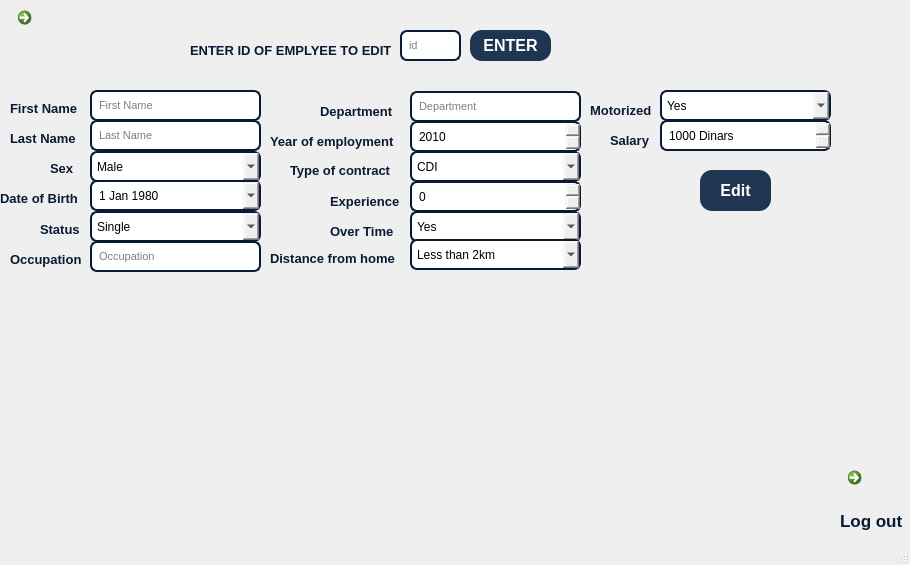
<?xml version="1.0" encoding="UTF-8"?>
<ui version="4.0">
 <class>MainWindow</class>
 <widget class="QMainWindow" name="MainWindow">
  <property name="geometry">
   <rect>
    <x>0</x>
    <y>0</y>
    <width>910</width>
    <height>565</height>
   </rect>
  </property>
  <property name="windowTitle">
   <string>Sign in</string>
  </property>
  <property name="windowIcon">
   <iconset>
    <normaloff>../../../Desktop/GRAPHICS/UI/ic_real_name_authentication_527859.png</normaloff>../../../Desktop/GRAPHICS/UI/ic_real_name_authentication_527859.png</iconset>
  </property>
  <property name="toolButtonStyle">
   <enum>Qt::ToolButtonIconOnly</enum>
  </property>
  <widget class="QWidget" name="centralwidget">
   <widget class="QLabel" name="label">
    <property name="geometry">
     <rect>
      <x>-180</x>
      <y>0</y>
      <width>1200</width>
      <height>600</height>
     </rect>
    </property>
    <property name="font">
     <font>
      <pointsize>12</pointsize>
     </font>
    </property>
    <property name="cursor">
     <cursorShape>PointingHandCursor</cursorShape>
    </property>
    <property name="mouseTracking">
     <bool>false</bool>
    </property>
    <property name="tabletTracking">
     <bool>false</bool>
    </property>
    <property name="whatsThis">
     <string/>
    </property>
    <property name="autoFillBackground">
     <bool>false</bool>
    </property>
    <property name="text">
     <string/>
    </property>
    <property name="pixmap">
     <pixmap>turnover1.jpg</pixmap>
    </property>
    <property name="scaledContents">
     <bool>true</bool>
    </property>
    <property name="wordWrap">
     <bool>true</bool>
    </property>
    <property name="openExternalLinks">
     <bool>true</bool>
    </property>
   </widget>
   <widget class="QLabel" name="label_5">
    <property name="geometry">
     <rect>
      <x>840</x>
      <y>500</y>
      <width>71</width>
      <height>41</height>
     </rect>
    </property>
    <property name="font">
     <font>
      <pointsize>13</pointsize>
      <weight>75</weight>
      <italic>false</italic>
      <bold>true</bold>
     </font>
    </property>
    <property name="styleSheet">
     <string notr="true">color: rgb(9, 26, 52);</string>
    </property>
    <property name="text">
     <string>Log out</string>
    </property>
   </widget>
   <widget class="QCommandLinkButton" name="commandLinkButton_3">
    <property name="geometry">
     <rect>
      <x>840</x>
      <y>460</y>
      <width>61</width>
      <height>61</height>
     </rect>
    </property>
    <property name="cursor">
     <cursorShape>PointingHandCursor</cursorShape>
    </property>
    <property name="text">
     <string/>
    </property>
    <property name="icon">
     <iconset>
      <normaloff>logout.png</normaloff>logout.png</iconset>
    </property>
    <property name="iconSize">
     <size>
      <width>50</width>
      <height>50</height>
     </size>
    </property>
   </widget>
   <widget class="QWidget" name="layoutWidget">
    <property name="geometry">
     <rect>
      <x>0</x>
      <y>0</y>
      <width>2</width>
      <height>2</height>
     </rect>
    </property>
    <layout class="QHBoxLayout" name="horizontalLayout"/>
   </widget>
   <widget class="QCommandLinkButton" name="commandLinkButton_6">
    <property name="geometry">
     <rect>
      <x>10</x>
      <y>0</y>
      <width>41</width>
      <height>51</height>
     </rect>
    </property>
    <property name="text">
     <string/>
    </property>
    <property name="icon">
     <iconset>
      <normaloff>back_icon.png</normaloff>back_icon.png</iconset>
    </property>
    <property name="iconSize">
     <size>
      <width>40</width>
      <height>40</height>
     </size>
    </property>
   </widget>
   <widget class="QPushButton" name="pushButton">
    <property name="enabled">
     <bool>true</bool>
    </property>
    <property name="geometry">
     <rect>
      <x>700</x>
      <y>170</y>
      <width>71</width>
      <height>41</height>
     </rect>
    </property>
    <property name="font">
     <font>
      <pointsize>12</pointsize>
      <weight>75</weight>
      <bold>true</bold>
     </font>
    </property>
    <property name="cursor">
     <cursorShape>PointingHandCursor</cursorShape>
    </property>
    <property name="styleSheet">
     <string notr="true">color: rgb(255, 255, 255);
background-color: rgb(32, 53, 82);
border-radius: 12px;
box-shadow: 0 8px 16px 0 rgba(0,0,0,0.2), 0 6px 20px 0 rgba(0,0,0,0.19);
box-shadow: 0 5px #666;
transform: translateY(4px) ;
</string>
    </property>
    <property name="inputMethodHints">
     <set>Qt::ImhNone</set>
    </property>
    <property name="text">
     <string>Edit</string>
    </property>
    <property name="icon">
     <iconset>
      <normaloff>../../../Desktop/GRAPHICS/UI/unlock.png</normaloff>../../../Desktop/GRAPHICS/UI/unlock.png</iconset>
    </property>
    <property name="checkable">
     <bool>false</bool>
    </property>
    <property name="checked">
     <bool>false</bool>
    </property>
    <property name="autoRepeat">
     <bool>false</bool>
    </property>
    <property name="autoExclusive">
     <bool>false</bool>
    </property>
    <property name="default">
     <bool>true</bool>
    </property>
    <property name="flat">
     <bool>false</bool>
    </property>
   </widget>
   <widget class="QLineEdit" name="lineEdit">
    <property name="geometry">
     <rect>
      <x>90</x>
      <y>90</y>
      <width>171</width>
      <height>31</height>
     </rect>
    </property>
    <property name="font">
     <font>
      <pointsize>8</pointsize>
     </font>
    </property>
    <property name="tabletTracking">
     <bool>false</bool>
    </property>
    <property name="autoFillBackground">
     <bool>false</bool>
    </property>
    <property name="styleSheet">
     <string notr="true">border: 1.5px solid  rgb(9, 26, 52); 
border-radius: 7px;
padding: 5px 5px;
</string>
    </property>
    <property name="text">
     <string/>
    </property>
    <property name="placeholderText">
     <string>First Name</string>
    </property>
   </widget>
   <widget class="QLabel" name="label_3">
    <property name="geometry">
     <rect>
      <x>10</x>
      <y>100</y>
      <width>71</width>
      <height>16</height>
     </rect>
    </property>
    <property name="font">
     <font>
      <pointsize>10</pointsize>
      <weight>75</weight>
      <italic>false</italic>
      <bold>true</bold>
     </font>
    </property>
    <property name="styleSheet">
     <string notr="true">color: rgb(9, 26, 52);</string>
    </property>
    <property name="text">
     <string>First Name</string>
    </property>
   </widget>
   <widget class="QLabel" name="label_4">
    <property name="geometry">
     <rect>
      <x>10</x>
      <y>130</y>
      <width>71</width>
      <height>16</height>
     </rect>
    </property>
    <property name="font">
     <font>
      <pointsize>10</pointsize>
      <weight>75</weight>
      <italic>false</italic>
      <bold>true</bold>
     </font>
    </property>
    <property name="styleSheet">
     <string notr="true">color: rgb(9, 26, 52);</string>
    </property>
    <property name="text">
     <string>Last Name</string>
    </property>
   </widget>
   <widget class="QLineEdit" name="lineEdit_2">
    <property name="geometry">
     <rect>
      <x>90</x>
      <y>120</y>
      <width>171</width>
      <height>31</height>
     </rect>
    </property>
    <property name="font">
     <font>
      <pointsize>8</pointsize>
     </font>
    </property>
    <property name="tabletTracking">
     <bool>false</bool>
    </property>
    <property name="autoFillBackground">
     <bool>false</bool>
    </property>
    <property name="styleSheet">
     <string notr="true">border: 1.5px solid  rgb(9, 26, 52); 
border-radius: 7px;
padding: 5px 5px;
</string>
    </property>
    <property name="text">
     <string/>
    </property>
    <property name="placeholderText">
     <string>Last Name</string>
    </property>
   </widget>
   <widget class="QDateEdit" name="dateEdit">
    <property name="geometry">
     <rect>
      <x>90</x>
      <y>180</y>
      <width>171</width>
      <height>31</height>
     </rect>
    </property>
    <property name="styleSheet">
     <string notr="true">border: 1.5px solid  rgb(9, 26, 52); 
border-radius: 7px;
padding: 5px 5px;
</string>
    </property>
    <property name="readOnly">
     <bool>false</bool>
    </property>
    <property name="showGroupSeparator" stdset="0">
     <bool>true</bool>
    </property>
    <property name="dateTime">
     <datetime>
      <hour>0</hour>
      <minute>0</minute>
      <second>0</second>
      <year>1980</year>
      <month>1</month>
      <day>1</day>
     </datetime>
    </property>
    <property name="maximumDate">
     <date>
      <year>2010</year>
      <month>12</month>
      <day>31</day>
     </date>
    </property>
    <property name="minimumDate">
     <date>
      <year>1950</year>
      <month>9</month>
      <day>14</day>
     </date>
    </property>
    <property name="calendarPopup">
     <bool>true</bool>
    </property>
    <property name="date">
     <date>
      <year>1980</year>
      <month>1</month>
      <day>1</day>
     </date>
    </property>
   </widget>
   <widget class="QLabel" name="label_6">
    <property name="geometry">
     <rect>
      <x>0</x>
      <y>190</y>
      <width>91</width>
      <height>16</height>
     </rect>
    </property>
    <property name="font">
     <font>
      <pointsize>10</pointsize>
      <weight>75</weight>
      <italic>false</italic>
      <bold>true</bold>
     </font>
    </property>
    <property name="styleSheet">
     <string notr="true">color: rgb(9, 26, 52);</string>
    </property>
    <property name="text">
     <string>Date of Birth</string>
    </property>
   </widget>
   <widget class="QLabel" name="label_7">
    <property name="geometry">
     <rect>
      <x>50</x>
      <y>160</y>
      <width>31</width>
      <height>16</height>
     </rect>
    </property>
    <property name="font">
     <font>
      <pointsize>10</pointsize>
      <weight>75</weight>
      <italic>false</italic>
      <bold>true</bold>
     </font>
    </property>
    <property name="styleSheet">
     <string notr="true">color: rgb(9, 26, 52);</string>
    </property>
    <property name="text">
     <string>Sex</string>
    </property>
   </widget>
   <widget class="QComboBox" name="comboBox">
    <property name="geometry">
     <rect>
      <x>90</x>
      <y>151</y>
      <width>171</width>
      <height>31</height>
     </rect>
    </property>
    <property name="styleSheet">
     <string notr="true">border: 1.5px solid  rgb(9, 26, 52); 
border-radius: 7px;
padding: 5px 5px;
</string>
    </property>
    <item>
     <property name="text">
      <string>Male</string>
     </property>
    </item>
    <item>
     <property name="text">
      <string>Female</string>
     </property>
    </item>
   </widget>
   <widget class="QLabel" name="label_8">
    <property name="geometry">
     <rect>
      <x>40</x>
      <y>221</y>
      <width>51</width>
      <height>16</height>
     </rect>
    </property>
    <property name="font">
     <font>
      <pointsize>10</pointsize>
      <weight>75</weight>
      <italic>false</italic>
      <bold>true</bold>
     </font>
    </property>
    <property name="styleSheet">
     <string notr="true">color: rgb(9, 26, 52);</string>
    </property>
    <property name="text">
     <string>Status</string>
    </property>
   </widget>
   <widget class="QComboBox" name="comboBox_2">
    <property name="geometry">
     <rect>
      <x>90</x>
      <y>211</y>
      <width>171</width>
      <height>31</height>
     </rect>
    </property>
    <property name="styleSheet">
     <string notr="true">border: 1.5px solid  rgb(9, 26, 52); 
border-radius: 7px;
padding: 5px 5px;
</string>
    </property>
    <item>
     <property name="text">
      <string>Single</string>
     </property>
    </item>
    <item>
     <property name="text">
      <string>Engaged</string>
     </property>
    </item>
    <item>
     <property name="text">
      <string>Married</string>
     </property>
    </item>
    <item>
     <property name="text">
      <string>Divorced</string>
     </property>
    </item>
    <item>
     <property name="text">
      <string>Widowed</string>
     </property>
    </item>
   </widget>
   <widget class="QLabel" name="label_10">
    <property name="geometry">
     <rect>
      <x>330</x>
      <y>221</y>
      <width>71</width>
      <height>20</height>
     </rect>
    </property>
    <property name="font">
     <font>
      <pointsize>10</pointsize>
      <weight>75</weight>
      <italic>false</italic>
      <bold>true</bold>
     </font>
    </property>
    <property name="styleSheet">
     <string notr="true">color: rgb(9, 26, 52);</string>
    </property>
    <property name="text">
     <string>Over Time</string>
    </property>
   </widget>
   <widget class="QDateEdit" name="dateEdit_2">
    <property name="geometry">
     <rect>
      <x>410</x>
      <y>121</y>
      <width>171</width>
      <height>31</height>
     </rect>
    </property>
    <property name="styleSheet">
     <string notr="true">border: 1.5px solid  rgb(9, 26, 52); 
border-radius: 7px;
padding: 5px 5px;
</string>
    </property>
    <property name="readOnly">
     <bool>false</bool>
    </property>
    <property name="showGroupSeparator" stdset="0">
     <bool>true</bool>
    </property>
    <property name="dateTime">
     <datetime>
      <hour>0</hour>
      <minute>0</minute>
      <second>0</second>
      <year>2010</year>
      <month>1</month>
      <day>1</day>
     </datetime>
    </property>
    <property name="maximumDate">
     <date>
      <year>2010</year>
      <month>12</month>
      <day>31</day>
     </date>
    </property>
    <property name="minimumDate">
     <date>
      <year>1950</year>
      <month>9</month>
      <day>14</day>
     </date>
    </property>
    <property name="displayFormat">
     <string>yyyy</string>
    </property>
    <property name="calendarPopup">
     <bool>false</bool>
    </property>
    <property name="date">
     <date>
      <year>2010</year>
      <month>1</month>
      <day>1</day>
     </date>
    </property>
   </widget>
   <widget class="QLabel" name="label_11">
    <property name="geometry">
     <rect>
      <x>270</x>
      <y>131</y>
      <width>131</width>
      <height>20</height>
     </rect>
    </property>
    <property name="font">
     <font>
      <pointsize>10</pointsize>
      <weight>75</weight>
      <italic>false</italic>
      <bold>true</bold>
     </font>
    </property>
    <property name="styleSheet">
     <string notr="true">color: rgb(9, 26, 52);</string>
    </property>
    <property name="text">
     <string>Year of employment</string>
    </property>
   </widget>
   <widget class="QLabel" name="label_12">
    <property name="geometry">
     <rect>
      <x>330</x>
      <y>191</y>
      <width>71</width>
      <height>20</height>
     </rect>
    </property>
    <property name="font">
     <font>
      <pointsize>10</pointsize>
      <weight>75</weight>
      <italic>false</italic>
      <bold>true</bold>
     </font>
    </property>
    <property name="styleSheet">
     <string notr="true">color: rgb(9, 26, 52);</string>
    </property>
    <property name="text">
     <string>Experience</string>
    </property>
   </widget>
   <widget class="QSpinBox" name="spinBox">
    <property name="geometry">
     <rect>
      <x>410</x>
      <y>181</y>
      <width>171</width>
      <height>31</height>
     </rect>
    </property>
    <property name="styleSheet">
     <string notr="true">border: 1.5px solid  rgb(9, 26, 52); 
border-radius: 7px;
padding: 5px 5px;
</string>
    </property>
   </widget>
   <widget class="QComboBox" name="comboBox_4">
    <property name="geometry">
     <rect>
      <x>410</x>
      <y>211</y>
      <width>171</width>
      <height>31</height>
     </rect>
    </property>
    <property name="styleSheet">
     <string notr="true">border: 1.5px solid  rgb(9, 26, 52); 
border-radius: 7px;
padding: 5px 5px;
</string>
    </property>
    <item>
     <property name="text">
      <string>Yes</string>
     </property>
    </item>
    <item>
     <property name="text">
      <string>No</string>
     </property>
    </item>
   </widget>
   <widget class="QLineEdit" name="lineEdit_4">
    <property name="geometry">
     <rect>
      <x>410</x>
      <y>91</y>
      <width>171</width>
      <height>31</height>
     </rect>
    </property>
    <property name="font">
     <font>
      <pointsize>8</pointsize>
     </font>
    </property>
    <property name="tabletTracking">
     <bool>false</bool>
    </property>
    <property name="autoFillBackground">
     <bool>false</bool>
    </property>
    <property name="styleSheet">
     <string notr="true">border: 1.5px solid  rgb(9, 26, 52); 
border-radius: 7px;
padding: 5px 5px;
</string>
    </property>
    <property name="text">
     <string/>
    </property>
    <property name="placeholderText">
     <string>Department</string>
    </property>
   </widget>
   <widget class="QLabel" name="label_13">
    <property name="geometry">
     <rect>
      <x>320</x>
      <y>101</y>
      <width>81</width>
      <height>20</height>
     </rect>
    </property>
    <property name="font">
     <font>
      <pointsize>10</pointsize>
      <weight>75</weight>
      <italic>false</italic>
      <bold>true</bold>
     </font>
    </property>
    <property name="styleSheet">
     <string notr="true">color: rgb(9, 26, 52);</string>
    </property>
    <property name="text">
     <string>Department</string>
    </property>
   </widget>
   <widget class="QLineEdit" name="lineEdit_3">
    <property name="geometry">
     <rect>
      <x>90</x>
      <y>241</y>
      <width>171</width>
      <height>31</height>
     </rect>
    </property>
    <property name="font">
     <font>
      <pointsize>8</pointsize>
     </font>
    </property>
    <property name="tabletTracking">
     <bool>false</bool>
    </property>
    <property name="autoFillBackground">
     <bool>false</bool>
    </property>
    <property name="styleSheet">
     <string notr="true">border: 1.5px solid  rgb(9, 26, 52); 
border-radius: 7px;
padding: 5px 5px;
</string>
    </property>
    <property name="text">
     <string/>
    </property>
    <property name="placeholderText">
     <string>Occupation</string>
    </property>
   </widget>
   <widget class="QLabel" name="label_9">
    <property name="geometry">
     <rect>
      <x>10</x>
      <y>251</y>
      <width>71</width>
      <height>16</height>
     </rect>
    </property>
    <property name="font">
     <font>
      <pointsize>10</pointsize>
      <weight>75</weight>
      <italic>false</italic>
      <bold>true</bold>
     </font>
    </property>
    <property name="styleSheet">
     <string notr="true">color: rgb(9, 26, 52);</string>
    </property>
    <property name="text">
     <string>Occupation</string>
    </property>
   </widget>
   <widget class="QLabel" name="label_14">
    <property name="geometry">
     <rect>
      <x>610</x>
      <y>130</y>
      <width>41</width>
      <height>20</height>
     </rect>
    </property>
    <property name="font">
     <font>
      <pointsize>10</pointsize>
      <weight>75</weight>
      <italic>false</italic>
      <bold>true</bold>
     </font>
    </property>
    <property name="styleSheet">
     <string notr="true">color: rgb(9, 26, 52);</string>
    </property>
    <property name="text">
     <string>Salary</string>
    </property>
   </widget>
   <widget class="QSpinBox" name="spinBox_2">
    <property name="geometry">
     <rect>
      <x>660</x>
      <y>120</y>
      <width>171</width>
      <height>31</height>
     </rect>
    </property>
    <property name="styleSheet">
     <string notr="true">border: 1.5px solid  rgb(9, 26, 52); 
border-radius: 7px;
padding: 5px 5px;
</string>
    </property>
    <property name="suffix">
     <string> Dinars</string>
    </property>
    <property name="maximum">
     <number>100000</number>
    </property>
    <property name="singleStep">
     <number>5</number>
    </property>
    <property name="value">
     <number>1000</number>
    </property>
   </widget>
   <widget class="QLabel" name="label_15">
    <property name="geometry">
     <rect>
      <x>290</x>
      <y>160</y>
      <width>111</width>
      <height>20</height>
     </rect>
    </property>
    <property name="font">
     <font>
      <pointsize>10</pointsize>
      <weight>75</weight>
      <italic>false</italic>
      <bold>true</bold>
     </font>
    </property>
    <property name="styleSheet">
     <string notr="true">color: rgb(9, 26, 52);</string>
    </property>
    <property name="text">
     <string>Type of contract</string>
    </property>
   </widget>
   <widget class="QComboBox" name="comboBox_3">
    <property name="geometry">
     <rect>
      <x>410</x>
      <y>151</y>
      <width>171</width>
      <height>31</height>
     </rect>
    </property>
    <property name="styleSheet">
     <string notr="true">border: 1.5px solid  rgb(9, 26, 52); 
border-radius: 7px;
padding: 5px 5px;
</string>
    </property>
    <item>
     <property name="text">
      <string>CDI</string>
     </property>
    </item>
    <item>
     <property name="text">
      <string>CDD</string>
     </property>
    </item>
    <item>
     <property name="text">
      <string>SIVP</string>
     </property>
    </item>
    <item>
     <property name="text">
      <string>Karama</string>
     </property>
    </item>
   </widget>
   <widget class="QLabel" name="label_16">
    <property name="geometry">
     <rect>
      <x>190</x>
      <y>40</y>
      <width>201</width>
      <height>20</height>
     </rect>
    </property>
    <property name="font">
     <font>
      <pointsize>10</pointsize>
      <weight>75</weight>
      <italic>false</italic>
      <bold>true</bold>
     </font>
    </property>
    <property name="styleSheet">
     <string notr="true">color: rgb(9, 26, 52);</string>
    </property>
    <property name="text">
     <string>ENTER ID OF EMPLYEE TO EDIT</string>
    </property>
   </widget>
   <widget class="QLineEdit" name="lineEdit_5">
    <property name="geometry">
     <rect>
      <x>400</x>
      <y>30</y>
      <width>61</width>
      <height>31</height>
     </rect>
    </property>
    <property name="font">
     <font>
      <pointsize>8</pointsize>
     </font>
    </property>
    <property name="tabletTracking">
     <bool>false</bool>
    </property>
    <property name="autoFillBackground">
     <bool>false</bool>
    </property>
    <property name="styleSheet">
     <string notr="true">border: 1.5px solid  rgb(9, 26, 52); 
border-radius: 7px;
padding: 5px 5px;
</string>
    </property>
    <property name="text">
     <string/>
    </property>
    <property name="placeholderText">
     <string>id</string>
    </property>
   </widget>
   <widget class="QPushButton" name="pushButton_2">
    <property name="enabled">
     <bool>true</bool>
    </property>
    <property name="geometry">
     <rect>
      <x>470</x>
      <y>30</y>
      <width>81</width>
      <height>31</height>
     </rect>
    </property>
    <property name="font">
     <font>
      <pointsize>12</pointsize>
      <weight>75</weight>
      <bold>true</bold>
     </font>
    </property>
    <property name="cursor">
     <cursorShape>PointingHandCursor</cursorShape>
    </property>
    <property name="styleSheet">
     <string notr="true">color: rgb(255, 255, 255);
background-color: rgb(32, 53, 82);
border-radius: 12px;
box-shadow: 0 8px 16px 0 rgba(0,0,0,0.2), 0 6px 20px 0 rgba(0,0,0,0.19);
box-shadow: 0 5px #666;
transform: translateY(4px) ;
</string>
    </property>
    <property name="inputMethodHints">
     <set>Qt::ImhNone</set>
    </property>
    <property name="text">
     <string>ENTER</string>
    </property>
    <property name="icon">
     <iconset>
      <normaloff>../../../Desktop/GRAPHICS/UI/unlock.png</normaloff>../../../Desktop/GRAPHICS/UI/unlock.png</iconset>
    </property>
    <property name="checkable">
     <bool>false</bool>
    </property>
    <property name="checked">
     <bool>false</bool>
    </property>
    <property name="autoRepeat">
     <bool>false</bool>
    </property>
    <property name="autoExclusive">
     <bool>false</bool>
    </property>
    <property name="default">
     <bool>true</bool>
    </property>
    <property name="flat">
     <bool>false</bool>
    </property>
   </widget>
   <widget class="QComboBox" name="comboBox_5">
    <property name="geometry">
     <rect>
      <x>410</x>
      <y>239</y>
      <width>171</width>
      <height>31</height>
     </rect>
    </property>
    <property name="styleSheet">
     <string notr="true">border: 1.5px solid  rgb(9, 26, 52); 
border-radius: 7px;
padding: 5px 5px;
</string>
    </property>
    <item>
     <property name="text">
      <string>Less than 2km</string>
     </property>
    </item>
    <item>
     <property name="text">
      <string>Between 2 and 10km</string>
     </property>
    </item>
    <item>
     <property name="text">
      <string>Between 10 and 20km</string>
     </property>
    </item>
    <item>
     <property name="text">
      <string>More than 20km</string>
     </property>
    </item>
   </widget>
   <widget class="QLabel" name="label_17">
    <property name="geometry">
     <rect>
      <x>270</x>
      <y>248</y>
      <width>131</width>
      <height>20</height>
     </rect>
    </property>
    <property name="font">
     <font>
      <pointsize>10</pointsize>
      <weight>75</weight>
      <italic>false</italic>
      <bold>true</bold>
     </font>
    </property>
    <property name="styleSheet">
     <string notr="true">color: rgb(9, 26, 52);</string>
    </property>
    <property name="text">
     <string>Distance from home</string>
    </property>
   </widget>
   <widget class="QLabel" name="label_18">
    <property name="geometry">
     <rect>
      <x>590</x>
      <y>100</y>
      <width>71</width>
      <height>20</height>
     </rect>
    </property>
    <property name="font">
     <font>
      <pointsize>10</pointsize>
      <weight>75</weight>
      <italic>false</italic>
      <bold>true</bold>
     </font>
    </property>
    <property name="styleSheet">
     <string notr="true">color: rgb(9, 26, 52);</string>
    </property>
    <property name="text">
     <string>Motorized</string>
    </property>
   </widget>
   <widget class="QComboBox" name="comboBox_6">
    <property name="geometry">
     <rect>
      <x>660</x>
      <y>90</y>
      <width>171</width>
      <height>31</height>
     </rect>
    </property>
    <property name="styleSheet">
     <string notr="true">border: 1.5px solid  rgb(9, 26, 52); 
border-radius: 7px;
padding: 5px 5px;
</string>
    </property>
    <item>
     <property name="text">
      <string>Yes</string>
     </property>
    </item>
    <item>
     <property name="text">
      <string>No</string>
     </property>
    </item>
   </widget>
  </widget>
  <widget class="QMenuBar" name="menubar">
   <property name="geometry">
    <rect>
     <x>0</x>
     <y>0</y>
     <width>910</width>
     <height>21</height>
    </rect>
   </property>
  </widget>
  <widget class="QStatusBar" name="statusbar"/>
 </widget>
 <resources>
  <include location="../../../.designer/testt.qrc"/>
 </resources>
 <connections/>
</ui>
